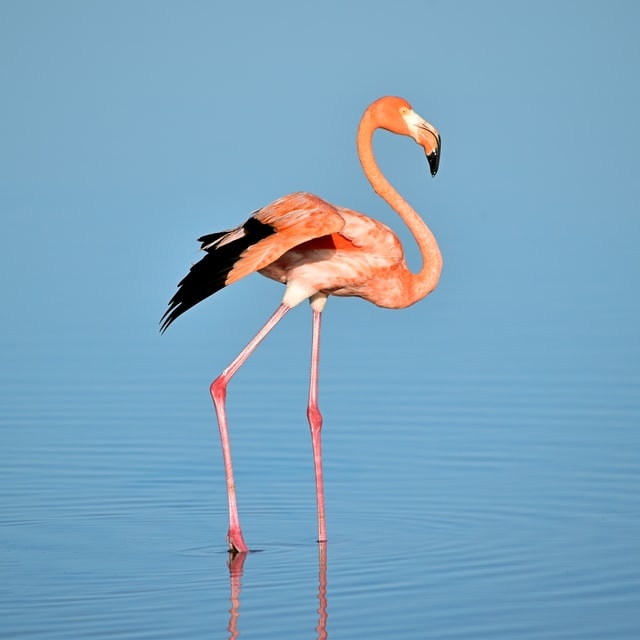
#> input picture DIP Lab/Image/flemingo.jpg, 640 x 640 px, found by its file name
$ jupyter execute 'Lab Test.ipynb'
#> lines starting #> are read from the running program, lines starting #| are printed output that depends on the picture
[cell 1]
import cv2
import numpy as np
from matplotlib import pyplot as plt
img = cv2.imread('./image/flemingo.jpg')
#> img is the input picture: shape (640, 640, 3); mean B, G, R 191.3, 164.6, 123.7

**Histogram**

[cell 2]
#histogram
h_img = plt.hist(img.ravel(),256,[0,300])
plt.show()
#> figure, not shown here; tallest bar 61059 high, from x = 169.9 to 171.1

[cell 3]
#histogram, equalization
gray_img=cv2.cvtColor(img,cv2.COLOR_BGR2GRAY)
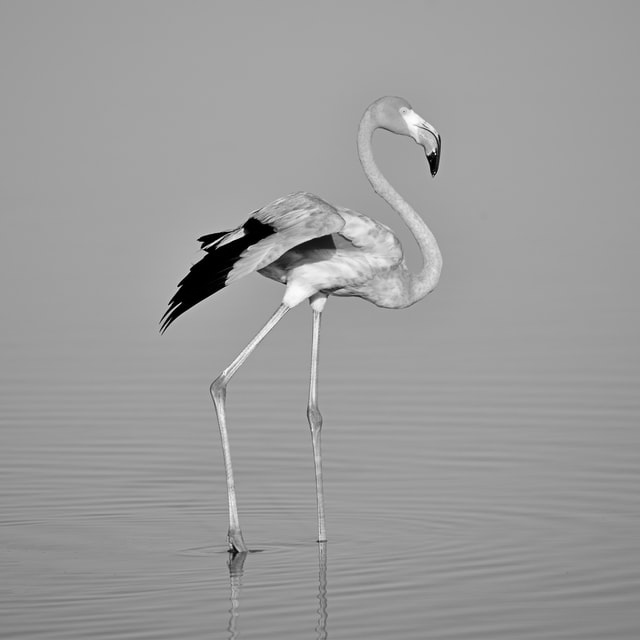
#> gray_img: shape (640, 640); min 0, max 254, mean 155.5
he_img=cv2.equalizeHist(gray_img)
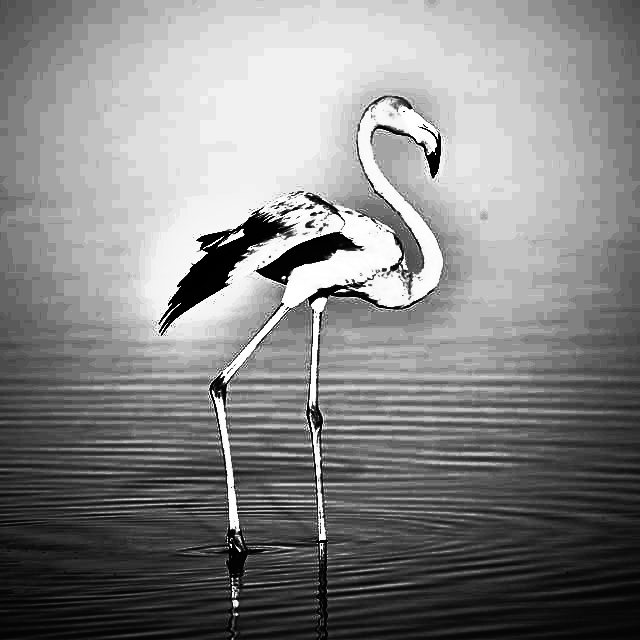
#> he_img: shape (640, 640); min 0, max 255, mean 132.1

plt.subplot(121)
plt.imshow(cv2.cvtColor(img, cv2.COLOR_BGR2RGB))
plt.title('Original Image')
plt.subplot(122)
plt.imshow(cv2.cvtColor(he_img, cv2.COLOR_BGR2RGB))
plt.title('histogtram equalized');
plt.show()
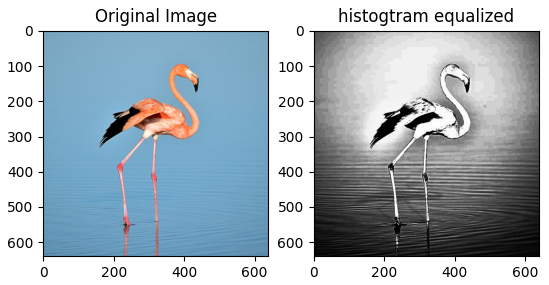
#> figure drawn by matplotlib, 2 panels

[cell 4]
row, col = 1, 2
fig, axs = plt.subplots(row, col, figsize=(15, 10))
fig.tight_layout()

axs[0].hist(img.ravel(),256,[0,256])
axs[0].set_title('Histogram')

axs[1].imshow(cv2.cvtColor(he_img, cv2.COLOR_BGR2RGB))
axs[1].set_title('Histogram Equalization')


plt.show()
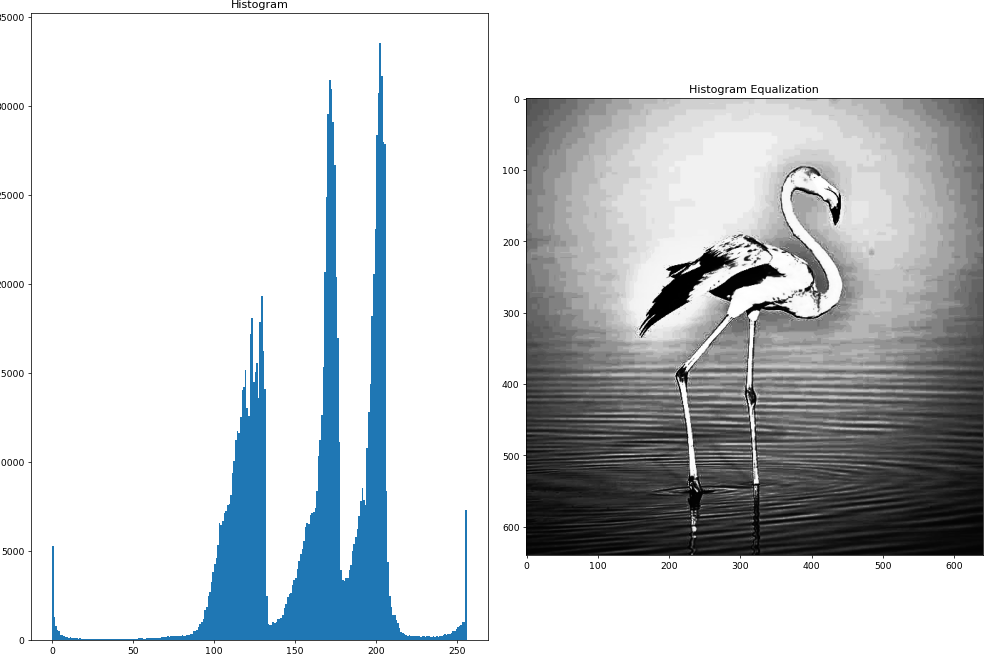
#> figure drawn by matplotlib, 2 panels; panel 1: tallest bar 33562 high, from x = 202 to 203

**Morphological Operation**

[cell 5]
img1=cv2.imread('./image/j.jpg')
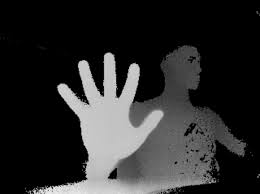
#> input picture DIP Lab/Image/j.jpg, 260 x 194 px, found by its file name
#> img1 is the input picture: shape (194, 260, 3); min 0, max 251, mean 43.7

[cell 6]
#erosion
kernel=np.ones((5,5),dtype='uint8')

img_eroded=cv2.erode(img1,kernel,iterations=1)
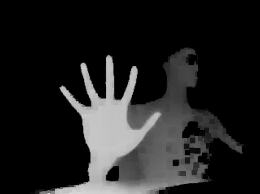
#> img_eroded: shape (194, 260, 3); min 0, max 218, mean 32.7

# [4 lines of commented-out code are left out]
plt.subplot(121)
plt.imshow(cv2.cvtColor(img1, cv2.COLOR_BGR2RGB))
plt.title('Raw Image')
plt.subplot(122)
plt.imshow(cv2.cvtColor(img_eroded, cv2.COLOR_BGR2RGB))
plt.title('Eroded Image')
plt.show()

[cell 7]
#dilation
img_dilated=cv2.dilate(img1,kernel,iterations=1)
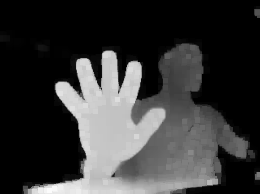
#> img_dilated: shape (194, 260, 3); min 0, max 251, mean 55.4

# [4 lines of commented-out code are left out]
plt.subplot(121)
plt.imshow(cv2.cvtColor(img1, cv2.COLOR_BGR2RGB))
plt.title('Raw Image')
plt.subplot(122)
plt.imshow(cv2.cvtColor(img_dilated, cv2.COLOR_BGR2RGB))
plt.title('Dilated Image')
plt.show()

[cell 8]
#opening

img_opening=cv2.morphologyEx(img1,cv2.MORPH_OPEN,kernel)

# [4 lines of commented-out code are left out]
plt.subplot(121)
plt.imshow(cv2.cvtColor(img1, cv2.COLOR_BGR2RGB))
plt.title('Raw Image')
plt.subplot(122)
plt.imshow(cv2.cvtColor(img_opening, cv2.COLOR_BGR2RGB))
plt.title('After Opening Image')
plt.show()

[cell 9]
#closing

img_closing=cv2.morphologyEx(img1,cv2.MORPH_CLOSE,kernel)

# [4 lines of commented-out code are left out]
plt.subplot(121)
plt.imshow(cv2.cvtColor(img1, cv2.COLOR_BGR2RGB))
plt.title('Raw Image')
plt.subplot(122)
plt.imshow(cv2.cvtColor(img_closing, cv2.COLOR_BGR2RGB))
plt.title('After Closing Image')
plt.show()

[cell 10]
row, col = 2, 2
fig, axs = plt.subplots(row, col, figsize=(15, 10))
fig.tight_layout()

axs[0][0].imshow(cv2.cvtColor(img_eroded, cv2.COLOR_BGR2RGB))
axs[0][0].set_title('Eroded Image')

axs[0][1].imshow(cv2.cvtColor(img_dilated, cv2.COLOR_BGR2RGB))
axs[0][1].set_title('Dilated Image')

axs[1][0].imshow(cv2.cvtColor(img_opening, cv2.COLOR_BGR2RGB))
axs[1][0].set_title('Image after Opening')

axs[1][1].imshow(cv2.cvtColor(img_closing, cv2.COLOR_BGR2RGB))
axs[1][1].set_title('Image after Closing')

plt.show()

**Filtering**

[cell 11]
img2 = cv2.imread('./image/bird.jpg')
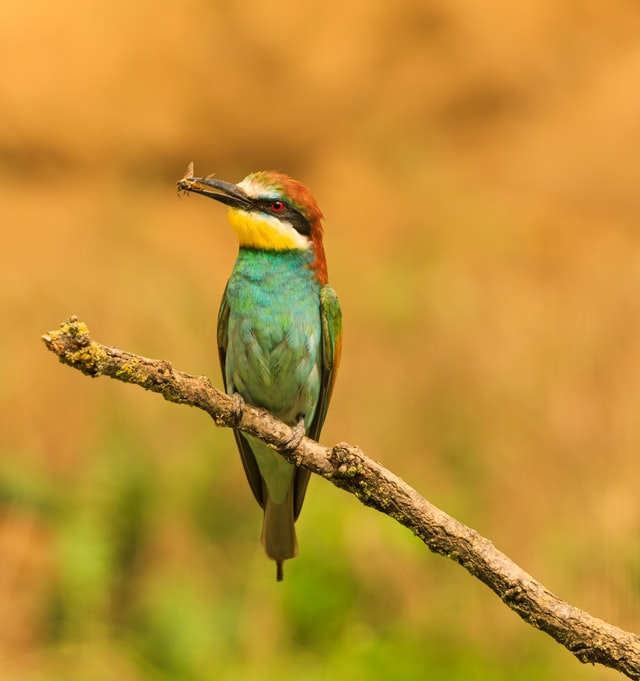
#> input picture DIP Lab/Image/bird.jpg, 640 x 681 px, found by its file name
#> img2 is the input picture: shape (681, 640, 3); mean B, G, R 50.7, 144.7, 193.4
#average blur

blur_img3=cv2.blur(img2,(9,9))

#gaussian blur

blur_gauss_img3=cv2.GaussianBlur(img2,(9,9),0)


#median blur(salt-pepper noise reduction)

blur_median_img3=cv2.medianBlur(img2,25)
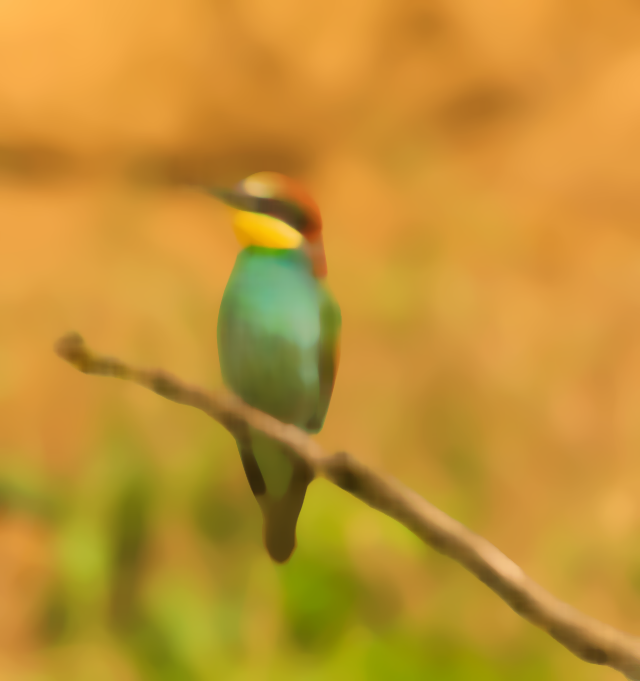
#> blur_median_img3: shape (681, 640, 3); mean B, G, R 50.3, 145.5, 194.4

row, col = 2, 2
fig, axs = plt.subplots(row, col, figsize=(15, 10))
fig.tight_layout()

axs[0][0].imshow(cv2.cvtColor(img2, cv2.COLOR_BGR2RGB))
axs[0][0].set_title('input image')

axs[0][1].imshow(cv2.cvtColor(blur_img3, cv2.COLOR_BGR2RGB))
axs[0][1].set_title('average blur')

axs[1][0].imshow(cv2.cvtColor(blur_gauss_img3, cv2.COLOR_BGR2RGB))
axs[1][0].set_title('gaussian blur')

axs[1][1].imshow(cv2.cvtColor(blur_median_img3, cv2.COLOR_BGR2RGB))
axs[1][1].set_title('median blur')

plt.show()
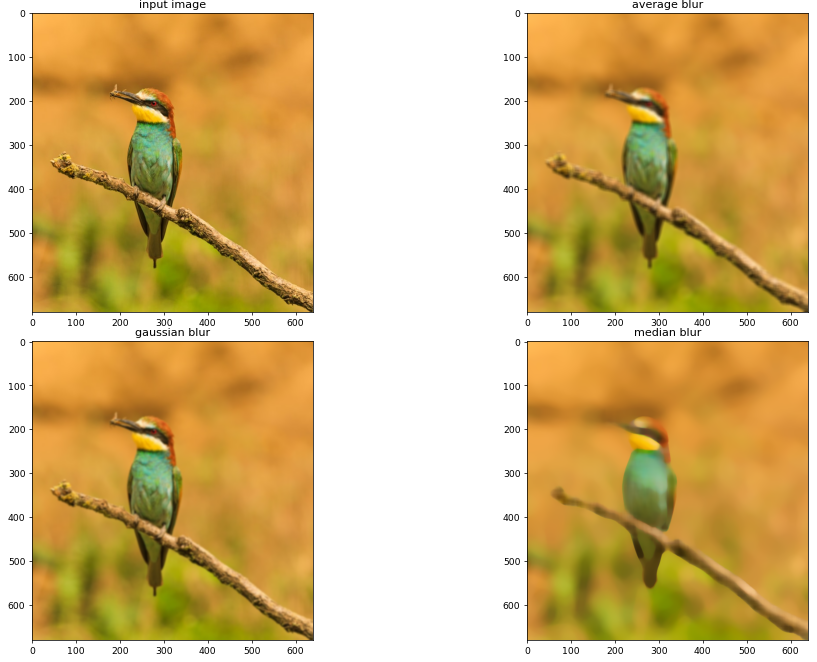
#> figure drawn by matplotlib, 4 panels
